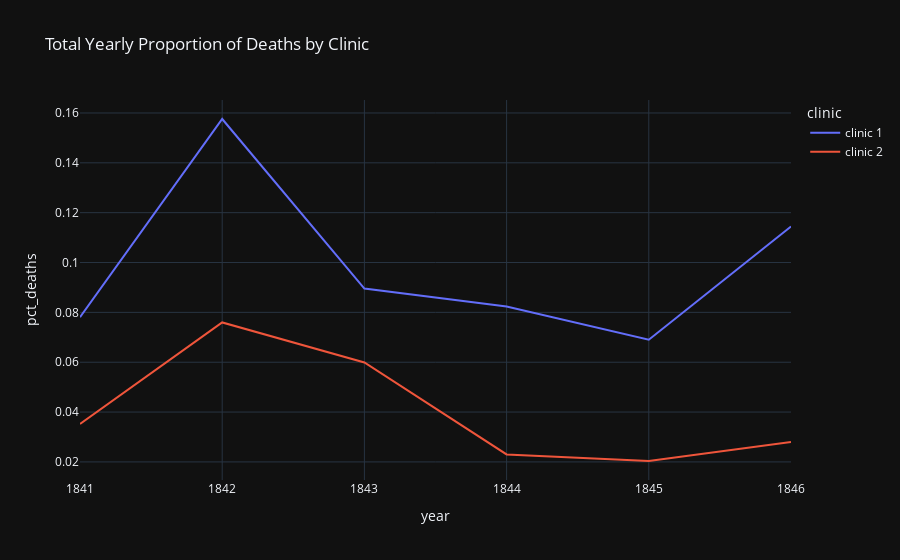

The cell this chart's notebook holds for it:
### Markdown cell above
### Plotting the Proportion of Yearly Deaths by Clinic

### Code cell
plt.figure(figsize=(12,6), dpi=150)
line = px.line(df_yearly,
               x='year',
               y='pct_deaths',
               color='clinic',
               title='Total Yearly Proportion of Deaths by Clinic')

line.show()

### Figure 1 — Plotly figure (JSON) as saved in the notebook; plotly's stock layout.template omitted (floating-point values rounded to 4 significant figures)
{"data": [{"hovertemplate": "clinic=clinic 1<br>year=%{x}<br>pct_deaths=%{y}<extra></extra>", "legendgroup": "clinic 1", "line": {"color": "#636efa", "dash": "solid"}, "marker": {"symbol": "circle"}, "mode": "lines", "name": "clinic 1", "orientation": "v", "showlegend": true, "x": [1841, 1842, 1843, 1844, 1845, 1846], "xaxis": "x", "y": [0.07806, 0.1576, 0.08954, 0.08236, 0.06901, 0.1145], "yaxis": "y", "type": "scatter"}, {"hovertemplate": "clinic=clinic 2<br>year=%{x}<br>pct_deaths=%{y}<extra></extra>", "legendgroup": "clinic 2", "line": {"color": "#EF553B", "dash": "solid"}, "marker": {"symbol": "circle"}, "mode": "lines", "name": "clinic 2", "orientation": "v", "showlegend": true, "x": [1841, 1842, 1843, 1844, 1845, 1846], "xaxis": "x", "y": [0.03522, 0.07597, 0.05988, 0.023, 0.02036, 0.02797], "yaxis": "y", "type": "scatter"}], "layout": {"xaxis": {"anchor": "y", "domain": [0.0, 1.0], "title": {"text": "year"}}, "yaxis": {"anchor": "x", "domain": [0.0, 1.0], "title": {"text": "pct_deaths"}}, "legend": {"title": {"text": "clinic"}, "tracegroupgap": 0}, "title": {"text": "Total Yearly Proportion of Deaths by Clinic"}}}
